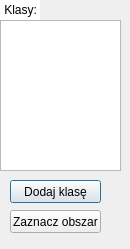
<?xml version="1.0" encoding="UTF-8"?>
<ui version="4.0">
 <class>ClassDefinition</class>
 <widget class="QDialog" name="ClassDefinition">
  <property name="geometry">
   <rect>
    <x>0</x>
    <y>0</y>
    <width>130</width>
    <height>249</height>
   </rect>
  </property>
  <property name="windowTitle">
   <string>Dialog</string>
  </property>
  <widget class="QListWidget" name="ClassList">
   <property name="geometry">
    <rect>
     <x>0</x>
     <y>20</y>
     <width>121</width>
     <height>151</height>
    </rect>
   </property>
  </widget>
  <widget class="QLineEdit" name="lineEdit">
   <property name="geometry">
    <rect>
     <x>0</x>
     <y>0</y>
     <width>40</width>
     <height>20</height>
    </rect>
   </property>
   <property name="font">
    <font>
     <pointsize>9</pointsize>
    </font>
   </property>
   <property name="text">
    <string> Klasy:</string>
   </property>
   <property name="frame">
    <bool>false</bool>
   </property>
   <property name="readOnly">
    <bool>true</bool>
   </property>
  </widget>
  <widget class="QPushButton" name="AddClass">
   <property name="geometry">
    <rect>
     <x>10</x>
     <y>180</y>
     <width>91</width>
     <height>23</height>
    </rect>
   </property>
   <property name="text">
    <string>Dodaj klasę</string>
   </property>
  </widget>
  <widget class="QPushButton" name="DrawClass">
   <property name="geometry">
    <rect>
     <x>10</x>
     <y>210</y>
     <width>91</width>
     <height>23</height>
    </rect>
   </property>
   <property name="toolTip">
    <string>Aby zaznaczyć obszar zaznacz klasę i otwórz zdjęcie z menu głównego</string>
   </property>
   <property name="text">
    <string>Zaznacz obszar</string>
   </property>
  </widget>
 </widget>
 <resources/>
 <connections/>
</ui>
